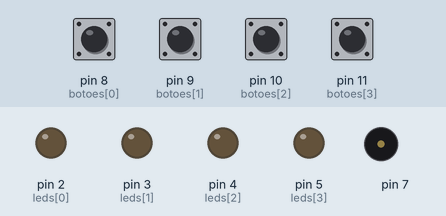
This sketch was run on a simulated Arduino Uno, built with avr-gcc and run on an emulated ATmega328P. On the bench: output pins drawn as LEDs (lit = HIGH), buzzer (waves = sounding). The inputs (shaded band) are chosen by the test bench; at power-on: pin 8 (botoes[0]), pin 9 (botoes[1]), pin 10 (botoes[2]), pin 11 (botoes[3]) LOW. Random numbers use the default seed unless the sketch sets one.

Above: at 1.4 s.
1.5 s: pin 8 (botoes[0]) pulled HIGH for 0.15 s
At 3.6 s:
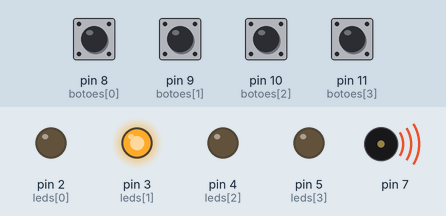
4.6 s: pin 9 (botoes[1]) pulled HIGH for 0.15 s
At 5.5 s:
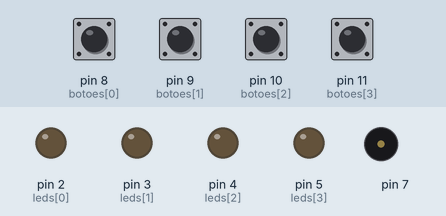
7.7 s: pin 9 (botoes[1]) pulled HIGH for 1 s
At 10.9 s:
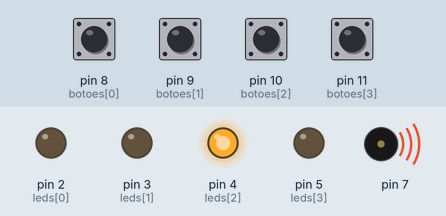
11.7 s: pin 8 (botoes[0]) pulled HIGH for 1 s
At 11.9 s:
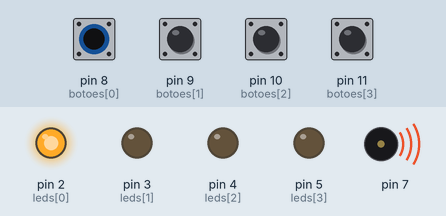
Timing chart, 0 to 15.4 s (numbered marks = the images above; inputs shaded):
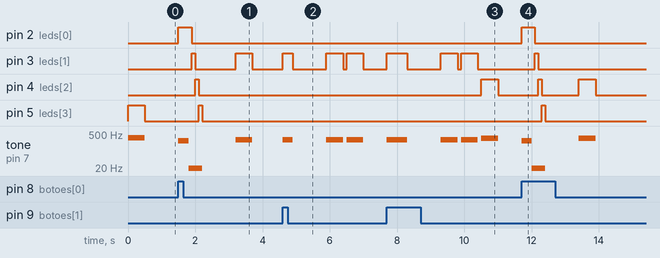

Measured:
- after the input at 1.5 s, pin 2 (leds[0]): LOW → HIGH at once, → LOW 0.40 s later; pin 3 (leds[1]): LOW → HIGH after 0.40 s, → LOW 0.10 s later, → HIGH 1.2 s later, → LOW 0.50 s later
- after the input at 4.6 s, pin 3 (leds[1]): goes HIGH 0.30 s, LOW 1.0 s, HIGH 0.50 s, LOW 0.10 s, HIGH 0.50 s, then LOW, starting at once; tone on pin 7: goes 294 Hz 0.30 s, silent 1.0 s, 294 Hz 0.50 s, silent 0.10 s, 294 Hz 0.50 s, then silent, starting at once
- after the input at 7.7 s, pin 3 (leds[1]): goes HIGH 0.60 s, LOW 1.0 s, HIGH 0.50 s, LOW 0.10 s, HIGH 0.50 s, then LOW, starting at once; pin 4 (leds[2]): LOW → HIGH after 2.8 s, → LOW 0.50 s later; tone on pin 7: plays 294 Hz for 0.60 s, 294 Hz for 0.50 s, 294 Hz for 0.50 s, 330 Hz for 0.50 s, starting at once
- after the input at 11.7 s, pin 2 (leds[0]): LOW → HIGH at once, → LOW 0.40 s later; pin 3 (leds[1]): LOW → HIGH after 0.40 s, → LOW 0.10 s later

The sketch:

projeto_GENIUS.ino
```cpp
/**
   Arduino GENIUS
   @author João Paulo DEV
*/

/****************************** variaveis globais **************************/
int sequencia[32] = {};
int botoes[4] = {8, 9, 10, 11};
int leds[4] = {2, 3, 4, 5};
int tons[4] = {262, 294, 330, 349};
int rodada = 0;
int passo = 0; // variavel para
int botao_pressionado = 0;
bool game_over = false;


void setup() {
  // LEDS
  pinMode (2, OUTPUT);
  pinMode (3, OUTPUT);
  pinMode (4, OUTPUT);
  pinMode (5, OUTPUT);

  // BUZZER
  pinMode (7, OUTPUT);

  // BOTÕES
  pinMode (8, INPUT);
  pinMode (9, INPUT);
  pinMode (10, INPUT);
  pinMode (11, INPUT);
  Serial.begin (9600); // apoio ao entendimento da logica do funcionamento do array
}

void loop() {
  proximaRodada();
  reproduzirSequencia();
  aguardarJogador();
  // estrutura usada para reiniciar todas as variaveis

  if (game_over == true) {
    sequencia[32] = {};
    rodada = 0;
    passo = 0;
    game_over = false;
  }
  delay (1000);
}
/********************************** Funções ****************************/
void proximaRodada () {
  int sorteio = random (4);
  sequencia[rodada] = sorteio; // sequencia do valor que será sorteado
  rodada = rodada + 1;
  //Serial.print (sorteio);
}
void reproduzirSequencia () {
  for (int i = 0; i < rodada; i++) {
    tone(7, tons[sequencia[i]]);
    digitalWrite (leds[sequencia[i]], HIGH);
    delay(500);
    noTone(7);
    digitalWrite (leds[sequencia[i]], LOW);
    delay (100);
  }
}
void aguardarJogador () {
  for (int i = 0; i < rodada; i++) {
    bool jogada_efetuada = false;
    while (!jogada_efetuada) {
      for (int i = 0; i <= 3; i++) {
        if (digitalRead (botoes [i]) == HIGH) {
        botao_pressionado = i;
        tone (7, tons[i]);
          digitalWrite(leds[i], HIGH);
          delay (300);
          digitalWrite (leds[i], LOW);
          noTone(7);
          jogada_efetuada = true;
        }
      }
    }
    // verificar a jogada
    if (sequencia[passo] != botao_pressionado) {
      // efeito luminoso/sonoro indicando que o jogador perdeu
      for (int i = 0; i <= 3; i++) {
        tone (7, 10);
        digitalWrite (leds[i], HIGH);
        delay(100);
        digitalWrite (leds[i], LOW);
        noTone(7);
      }
      game_over = true;
      break;
    }
   passo = passo + 1;
  }
  passo = 0;
}
```
